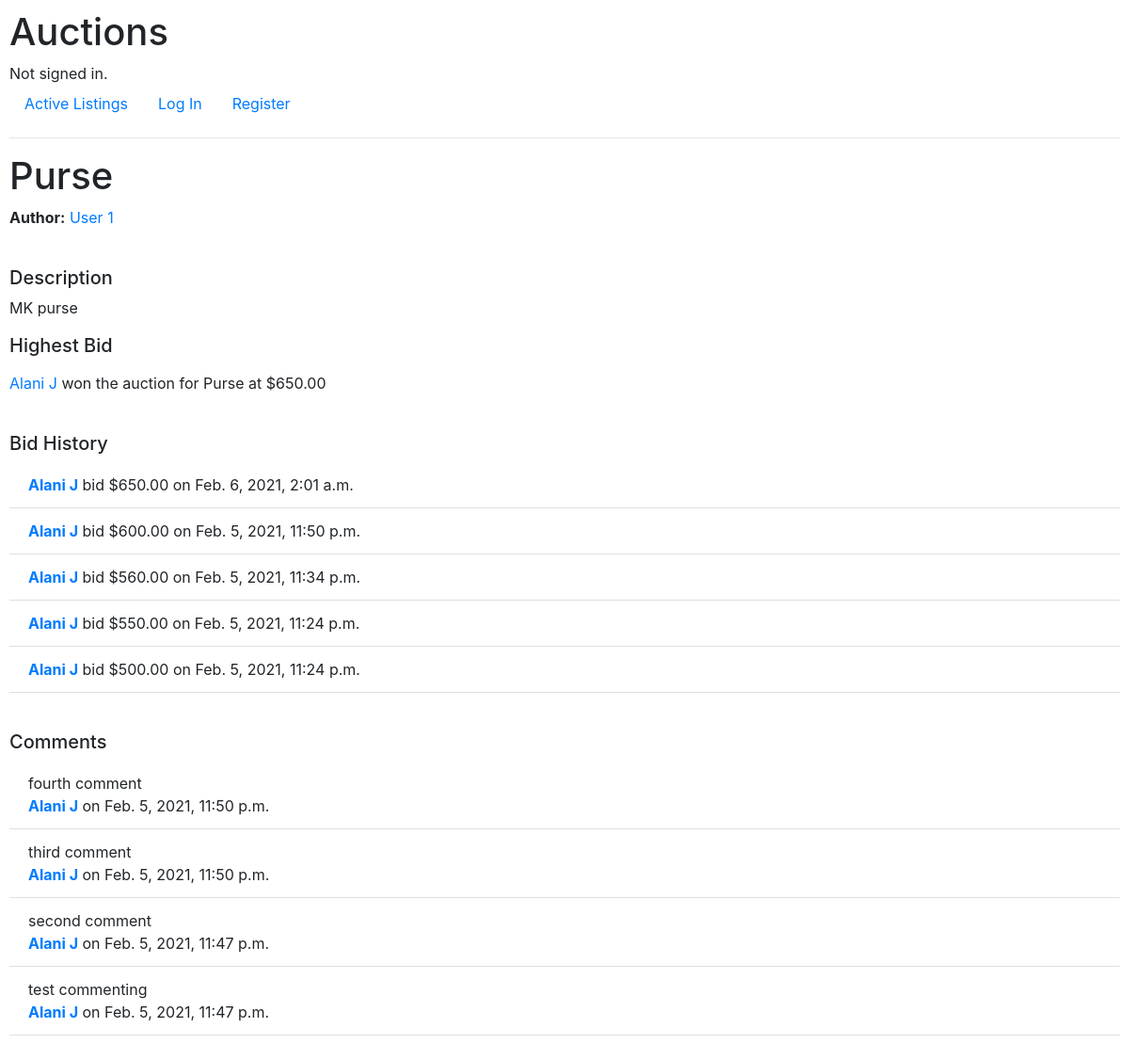
/listing/3, run on the app's committed database.
### auctions/models.py (models this page shows, shortened)
class Listing(models.Model):
    author = models.ForeignKey(User, on_delete=models.CASCADE)
    title = models.CharField('Listing Title', max_length=64, null=False, default="")
    description = models.TextField('Listing Description', null=False, default="")
    date_posted = models.DateTimeField('Date Posted', default=timezone.now(), null=False)
    is_open = models.BooleanField('Open',default=True, null=False)
    min_bid = models.DecimalField('Minimum Bid', default=0.00, max_digits=9, decimal_places=2,validators=[MinValueValidator(Decimal('0.00'))])
    category = models.ForeignKey('Category', null=False, default=1, on_delete=models.PROTECT)
    def highest_bid(self):
        bids = self.bids.all()
        if len(bids) != 0:
            return bids.order_by('-amount')[0]
        else:
            return None
    def get_comments(self):
        return self.comments.all()

class User(AbstractUser):
    email = models.EmailField('email address', null=True, unique=True)
    date_joined = models.DateTimeField('date joined', default=timezone.now())
    is_admin = models.BooleanField(default=False)
    REQUIRED_FIELDS = ['email']
    objects = UserManager()

class UserProfile(models.Model):
    user = models.OneToOneField(User, on_delete=models.CASCADE, null=False, primary_key=True, related_name='profile')
    first_name = models.CharField('first name', unique=False, max_length = 64, null=False)
    last_name = models.CharField('last name', unique=False, max_length=64, null=False)
    watchlist = models.ManyToManyField(Listing)

class Bid(models.Model):
    listing = models.ManyToManyField(Listing, related_name='bids')
    bidder = models.ForeignKey(User, on_delete=models.CASCADE,related_name='bids')
    amount = models.DecimalField('Bid Amount', max_digits=9, decimal_places=2,validators=[MinValueValidator(Decimal('0.00'))])
    date_bid = models.DateTimeField('Date Bid', default=timezone.now(), null=False)

class Comment(models.Model):
    listing = models.ForeignKey(Listing, on_delete=models.CASCADE, related_name='comments')
    author = models.ForeignKey(User, on_delete=models.CASCADE, related_name='comments')
    content = models.TextField('Enter Comment', null=False, default="")
    date_posted = models.DateTimeField('Date Posted', default=timezone.now(), null=False)

### auctions/views.py (the view, shortened to what this page needs)
# urls.py: path("listing/<int:id>", views.listing, name="listing"),
def listing(request, id):
    listing = Listing.objects.get(id=id)
    comment_form = None
    if listing.is_open == True:
        comment_form = CreateCommentForm(initial={'listing':listing, 'author':request.user})
    return render_listing(request, id, CreateBidForm(initial={'listing':listing, 'bidder':request.user}), comment_form)

### auctions/views.py (called while the page is built)
def render_listing(request, id, bid_form, comment_form):
    listing = Listing.objects.get(id=id)
    bids = listing.bids.all()
    highest_bid = listing.highest_bid() # can be None
    user_watchlist = None
    if request.user.is_authenticated:
            user_watchlist = request.user.profile.watchlist.all()
    return render(request,"auctions/listing.html", {
        "listing":listing,
        "title": listing.title,
        "author": listing.author,
        "user": request.user,
        "last_bid": highest_bid,
        "bid_form": bid_form,
        "bids": bids,
        "comment_form": comment_form,
        "comments":listing.get_comments(),
        "user_watchlist":user_watchlist
    })

### auctions/templates/auctions/listing.html (shortened to what this page needs)
{% extends "auctions/layout.html" %}
{% block body %}
    <h1> {{title}} </h1>
    <b>Author:</b> <a href={% url 'profile' username=listing.author.username %} >{{listing.author.profile.first_name}} {{listing.author.profile.last_name}}</a>
    <h5 style="margin-top: 40px">Description</h5>
    <p>
        {{listing.description}}
    </p>
    <p>
    <h5> Highest Bid </h5>
    </p>
    {% if listing.is_open == True %}
        {% if user.is_authenticated %}
            <form action={% url 'listing' id=listing.id %} method="post">
                {% csrf_token %}
                {{ form.non_field_errors }}
                {% if user == author %}
                    <input class="btn btn-danger" type="submit" value="Close Listing" name="button">
                {% else %}
                    {{ bid_form.as_p }}
                    <input class="btn btn-danger" type="submit" value="Bid" name="button">
                {% endif %}
            </form>
        {% else %}
            <a class="nav-link" href="/login?next={{request.path}}">Log in to bid or add items to your watchlist.</a>
        {% endif %}
    {% else %}
        {% if last_bid is None %}
            Listing Closed Before Bid was placed
        {% else %}
            {% if user.is_authenticated and user == last_bid.bidder %}
                You won the auction for {{listing.title}} at ${{last_bid.amount}}
            {% else %}
                <a href={% url 'profile' username=last_bid.bidder.username %} >{{last_bid.bidder.profile.first_name}} {{last_bid.bidder.profile.last_name}}</a> won the auction for {{listing.title}} at ${{last_bid.amount}}
            {% endif %}
        {% endif %}
    {% endif %}
<p>
    <h5 style="margin-top: 40px">Bid History</h5>
    <ul class="list-group list-group-flush">
        {% for bid in bids reversed %}
            <li class="list-group-item"><a href={% url 'profile' username=bid.bidder.username %} ><b>{{bid.bidder.profile.first_name}} {{bid.bidder.profile.last_name}}</b></a> bid ${{bid.amount}} on {{bid.date_bid}}</li>
        {% endfor %}
    </ul>
</p>
<p>
    <h5 style="margin-top: 40px">Comments</h5>
    <ul class="list-group list-group-flush">
        {% for comment in comments reversed %}
            <li class="list-group-item">
                {{comment.content}}
                <div><b><a href={% url 'profile' username=comment.author.username %} >{{comment.author.profile.first_name}} {{comment.author.profile.last_name}}</b></a> on {{comment.date_posted}} </div>
            </li>
        {% endfor %}
    </ul>
</p>
{% endblock %}

### auctions/static/auctions/styles.css (style rules this page uses)
body { padding: 10px; }

### data on the page
Listing: title "Purse", author.profile.first_name "User", author.profile.last_name "1", description "MK purse"
Bid: bidder.profile.first_name "Alani", bidder.profile.last_name "J", amount "650.00", date_bid "Feb. 6, 2021, 2:01 a.m."
Bid: bidder.profile.first_name "Alani", bidder.profile.last_name "J", amount "600.00", date_bid "Feb. 5, 2021, 11:50 p.m."
Bid: bidder.profile.first_name "Alani", bidder.profile.last_name "J", amount "560.00", date_bid "Feb. 5, 2021, 11:34 p.m."
Bid: bidder.profile.first_name "Alani", bidder.profile.last_name "J", amount "550.00", date_bid "Feb. 5, 2021, 11:24 p.m."
Bid: bidder.profile.first_name "Alani", bidder.profile.last_name "J", amount "500.00", date_bid "Feb. 5, 2021, 11:24 p.m."
Comment: content "fourth comment", author.profile.first_name "Alani", author.profile.last_name "J", date_posted "Feb. 5, 2021, 11:50 p.m."
Comment: content "third comment", author.profile.first_name "Alani", author.profile.last_name "J", date_posted "Feb. 5, 2021, 11:50 p.m."
Comment: content "second comment", author.profile.first_name "Alani", author.profile.last_name "J", date_posted "Feb. 5, 2021, 11:47 p.m."
Comment: content "test commenting", author.profile.first_name "Alani", author.profile.last_name "J", date_posted "Feb. 5, 2021, 11:47 p.m."
